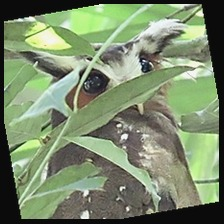
#> input picture tp_2/dataset_final/test/hibou_grand-duc/hibou_grand-duc_0003_aug03.jpg, 224 x 224 px; its folder holds only this picture in this run
$ python fast_expo.py
#> lines starting #> are read from the running program, lines starting #| are printed output that depends on the picture
import random
from pathlib import Path

import numpy as np
import matplotlib.pyplot as plt
from PIL import Image

RAW_DIR = Path("../data/raw")
FINAL_DIR = Path("../data/final")

SPECIES = {
    "hibou_grand-duc": "Hibou grand-duc",
    "flamant_rose": "Flamant rose",
    "martin-pecheur": "Martin-pêcheur",
    "cygne_tubercule": "Cygne tuberculé",
    "pic_vert": "Pic vert",
}

IMAGE_EXTS = {".jpg", ".jpeg", ".png", ".webp", ".bmp"}

plt.rcParams["font.family"] = "DejaVu Sans"


def iter_images(folder: Path):
    if not folder.exists():
        return []

    return [p for p in folder.iterdir() if p.suffix.lower() in IMAGE_EXTS]


def show_random_grid(species_slug, n=12):
#> called with species_slug = 'hibou_grand-duc', n = 12
    folder = FINAL_DIR / species_slug
    images = iter_images(folder)

    if not images:
        print("No images found.")
        return

    sample = random.sample(images, min(n, len(images)))

    cols = 4
    rows = (len(sample) + cols - 1) // cols

    fig, axes = plt.subplots(rows, cols, figsize=(12, 8))
    axes = np.array(axes).flatten()

    fig.suptitle(f"Random images — {SPECIES[species_slug]}", fontsize=14)

    for i, ax in enumerate(axes):
        if i < len(sample):
            img = Image.open(sample[i]).convert("RGB")
#> img is the input picture: PIL image 224x224 RGB; mean R, G, B 123.4, 139.2, 108.2
            ax.imshow(img)
            ax.set_title(sample[i].name[:15], fontsize=8)

        ax.axis("off")

    plt.tight_layout()
    plt.show()


def show_size_distribution():
    fig, axes = plt.subplots(2, 3, figsize=(14, 8))
    axes = axes.flatten()

    for i, (slug, label) in enumerate(SPECIES.items()):
        widths = []
        heights = []

        for img_path in iter_images(RAW_DIR / slug):
            try:
                with Image.open(img_path) as img:
                    w, h = img.size
#> w = 224; h = 224
                    widths.append(w)
                    heights.append(h)
            except Exception:
                pass

        ax = axes[i]

        ax.hist(widths, bins=20, alpha=0.7, label="Width")
        ax.hist(heights, bins=20, alpha=0.7, label="Height")

        ax.set_title(label)
        ax.set_xlabel("Pixels")
        ax.set_ylabel("Frequency")
        ax.legend(fontsize=8)

    # hide empty subplot
    for j in range(i + 1, len(axes)):
        axes[j].axis("off")

    fig.suptitle("Distribution des tailles d'images brutes", fontsize=14)

    plt.tight_layout()
    plt.show()
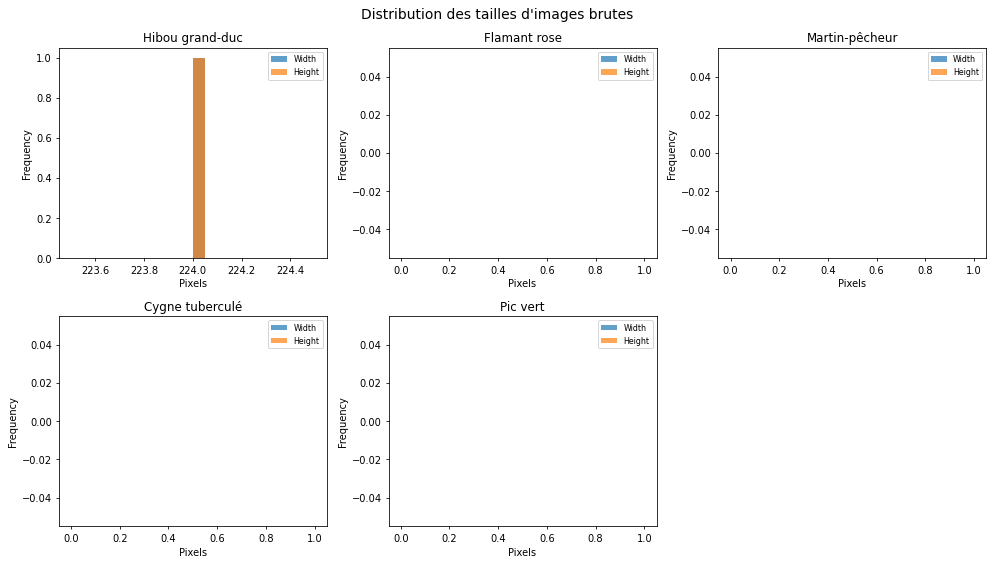
#> figure drawn by matplotlib, 5 panels; panel 1: tallest bar 1 high, from x = 224 to 224.1; panel 1: tallest bar 1 high, from x = 224 to 224.1


def show_species_ranking():
    counts = {}

    for slug, label in SPECIES.items():
        counts[label] = len(iter_images(FINAL_DIR / slug))

    labels = sorted(counts, key=counts.get)
    values = [counts[l] for l in labels]

    plt.figure(figsize=(10, 5))

    bars = plt.bar(labels, values)

    plt.title("Nombre d'images par espèce")
    plt.ylabel("Nombre d'images")
    plt.xticks(rotation=15)

    for bar in bars:
        h = bar.get_height()
        plt.text(bar.get_x() + bar.get_width() / 2, h + 1, str(h), ha="center")

    plt.tight_layout()
    plt.show()
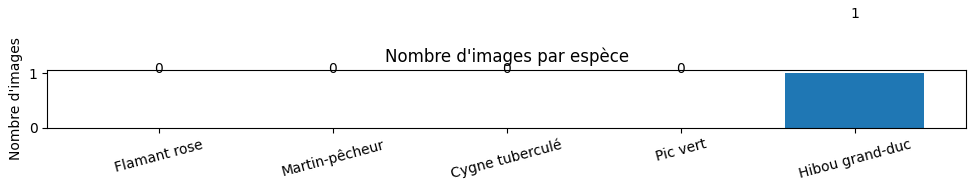
#> figure drawn by matplotlib, 1 panel; tallest bar 1 high, from x = 3.6 to 4.4

    print("\nEspèces avec le moins d'images :\n")

    for label in labels:
        print(f"{label:<25} : {counts[label]} images")


if __name__ == "__main__":
    show_random_grid("hibou_grand-duc")
    show_size_distribution()
    show_species_ranking()
